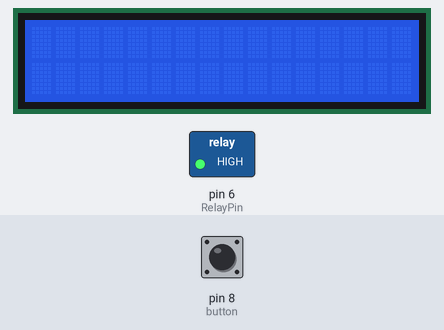
Bench run of a sketch on a simulated Arduino Uno, built with avr-gcc and run on an emulated ATmega328P. Shown: 16×2 character LCD, switched loads named in the sketch (green lamp = pin HIGH). Inputs (shaded band) come from the test bench; at power-on: pin 8 (button) HIGH.

Above: at 1.2 s.
1.3 s: pin 8 (button) pulled LOW for 0.15 s
At 2.1 s:
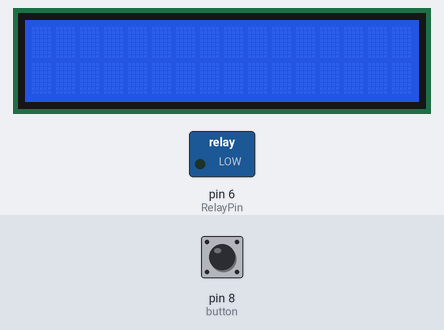
3.8 s: pin 8 (button) pulled LOW for 1 s
At 7.0 s:
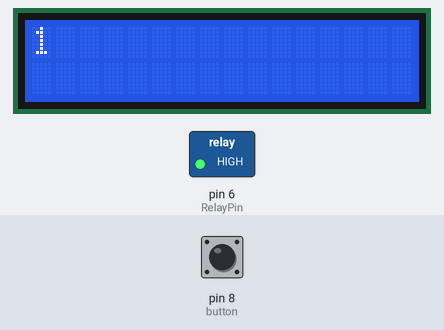
7.3 s: pin 8 (button) pulled LOW for 0.15 s
At 10.0 s:
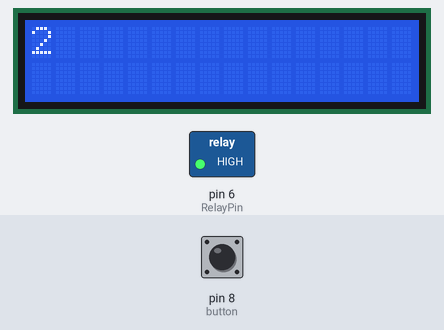
10.4 s: pin 8 (button) pulled LOW for 1 s
At 13.7 s:
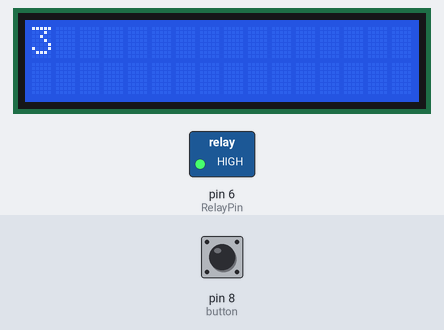
Timing chart, 0 to 14.9 s (numbered marks = the images above; inputs shaded):
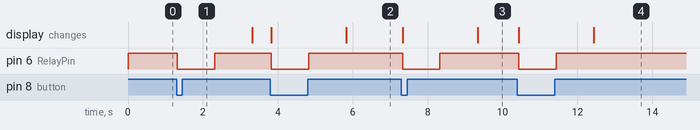

The sketch:

Pump_with_switch.ino
```cpp
#include <LiquidCrystal_I2C.h>
#include <Wire.h>

LiquidCrystal_I2C lcd(0x27,  16, 2);

int RelayPin = 6;
int button = 8;
int status = LOW;
int counter = 0;


void setup() {
	pinMode(RelayPin, OUTPUT);
  pinMode(button, INPUT_PULLUP);

  digitalWrite(RelayPin, HIGH);


  lcd.clear();
  lcd.init();
  lcd.backlight();
}

void loop() {


  if (digitalRead(button) == LOW) {
    lcd.clear();

    status = status;
    digitalWrite(RelayPin, status);

    delay(1000);

    digitalWrite(RelayPin, !status);

    delay(1000);


    lcd.setCursor(0,0);
    lcd.print(counter);

    counter++;
  }

  while(digitalRead(button) == LOW);

  delay(50);
}
```

Measured:
- after the input at 1.3 s, pin 6 (RelayPin): HIGH → LOW at once, → HIGH 1.0 s later
- after the input at 3.8 s, pin 6 (RelayPin): HIGH → LOW at once, → HIGH 1.0 s later; the display: first changes at once (image 2 shows a later state)
- after the input at 7.3 s, pin 6 (RelayPin): HIGH → LOW at once, → HIGH 1.0 s later; the display: first changes at once (image 3 shows a later state)
- after the input at 10.4 s, pin 6 (RelayPin): HIGH → LOW at once, → HIGH 1.0 s later; the display: first changes at once (image 4 shows a later state)
